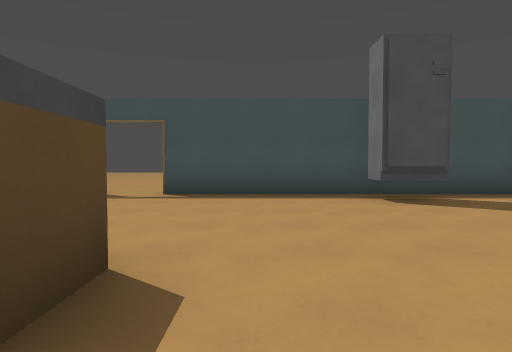
view 1 (above)

12 first-person views from a walk through a Godot game level. The camera is 1.2 m above the floor, tilts 2° down and sees 75° across. The floor is counted in squares, 2 m on a side. Each view is taken from the middle of a square. On the plan, view 1 faces up. The plan holds only what a view shows up to about 10 squares ahead; the rest is blank. Some surface patterns are stand-ins.

view 2
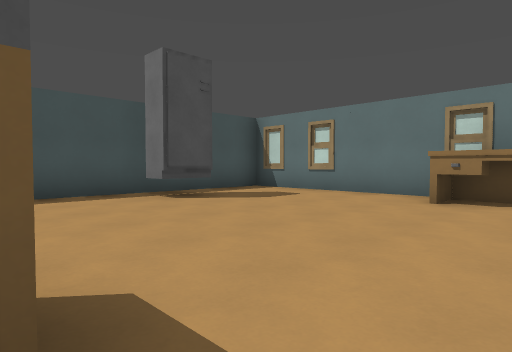

view 3
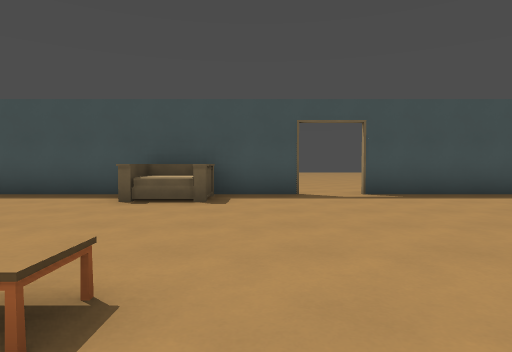

view 4
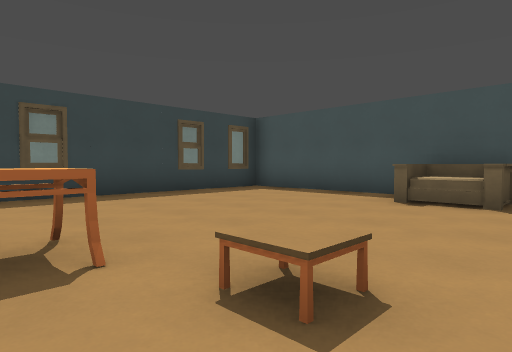

view 5
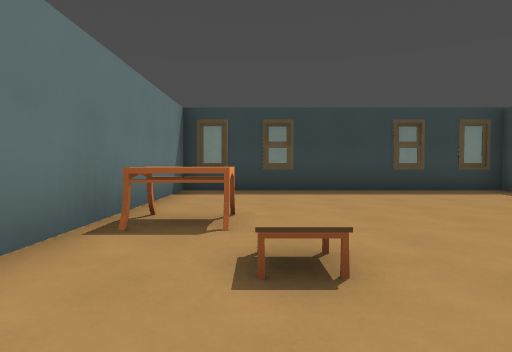

view 6
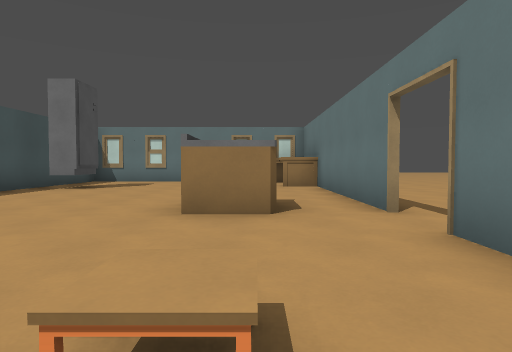

view 7
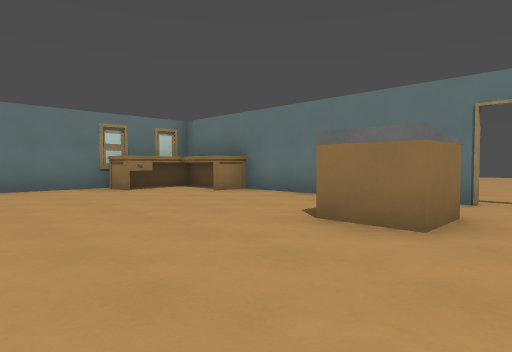

view 8
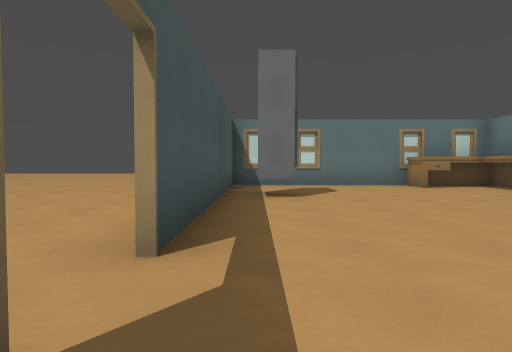

view 9
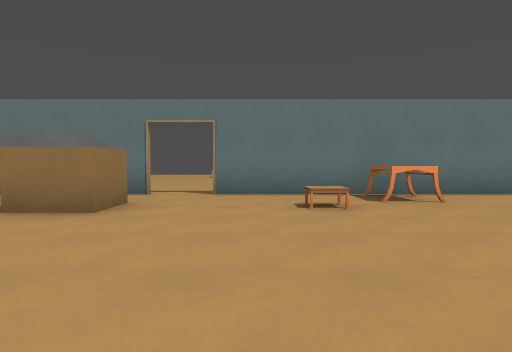

view 10
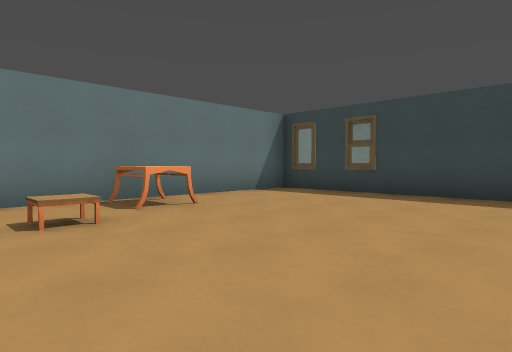

view 11
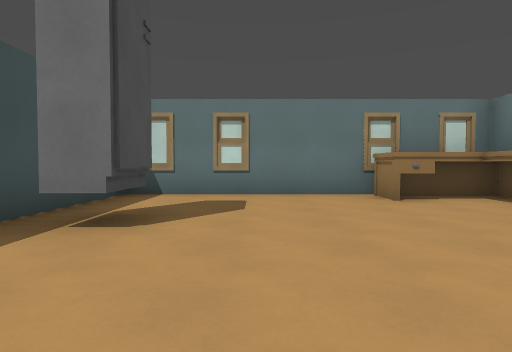

view 12
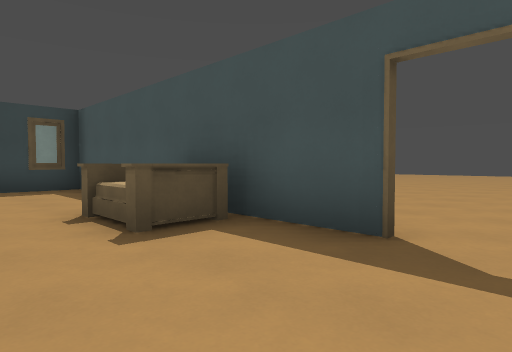

### Floor plan
Points are (right, up) in squares from view 1. A wall is a line through its corners. A room is listed if a view was taken in it or the views show most of it. See-through windows are left out.
Room 1 (views 1, 2, 3, 4, 5, 6, 7, 8, 9, 10, 11, 12)
walls: (-3.1, 6.7) (-10.7, 6.7) (-10.7, -0.7) (-3.1, -0.7); (-5.1, 6.2) (-6, 6.2) (-6, 5.2); (-4.8, 6.4) (-4.8, 5.3) (-6.3, 5.3); (-1.9, -0.7) (5.3, -0.7) (5.3, 1.6); (3, -0.8) (3, 0.3) (4.5, 0.3) (4.5, 1.7) (5.5, 1.7); (5.7, -0.6) (5.7, 6.7) (-1.9, 6.7)
ways out: opening at (-2.5, -1); opening at (-2.5, 7)
objects: table (-7, 0) to (-6, 0); cabinet (-2, 1) to (-1, 2); fridge (2, 6) to (3, 6)

Where each view was taken, in squares from view 1:
view 1: 0 up, 0 right, facing up
view 2: 0 up, 1 left, facing up-right
view 3: 0 up, 4 left, facing up
view 4: 0 up, 4 left, facing up-left
view 5: 1 up, 3 left, facing left
view 6: 1 up, 6 left, facing right
view 7: 5 up, 3 left, facing down-right
view 8: 6 up, 4 left, facing right
view 9: 6 up, 4 left, facing down
view 10: 5 up, 4 left, facing down-left
view 11: 4 up, 1 left, facing right
view 12: 4 up, 2 left, facing up-left
